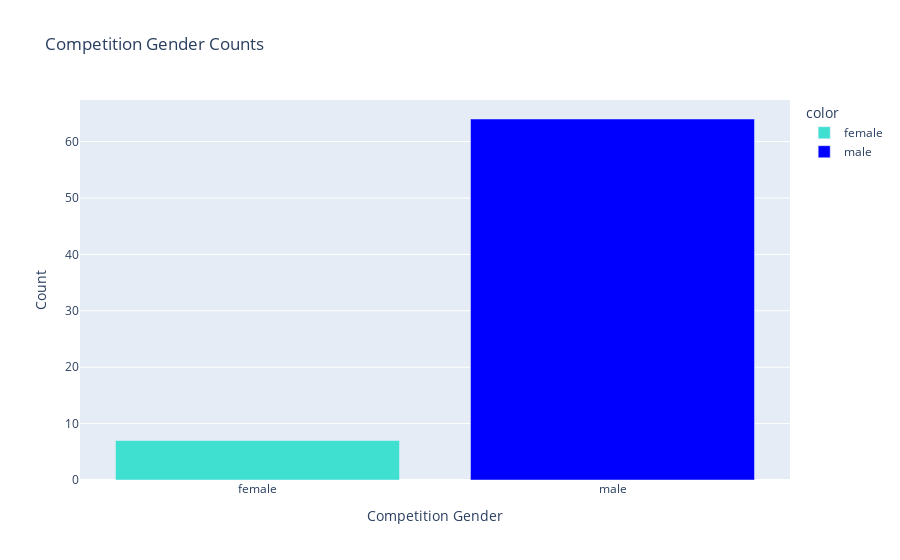
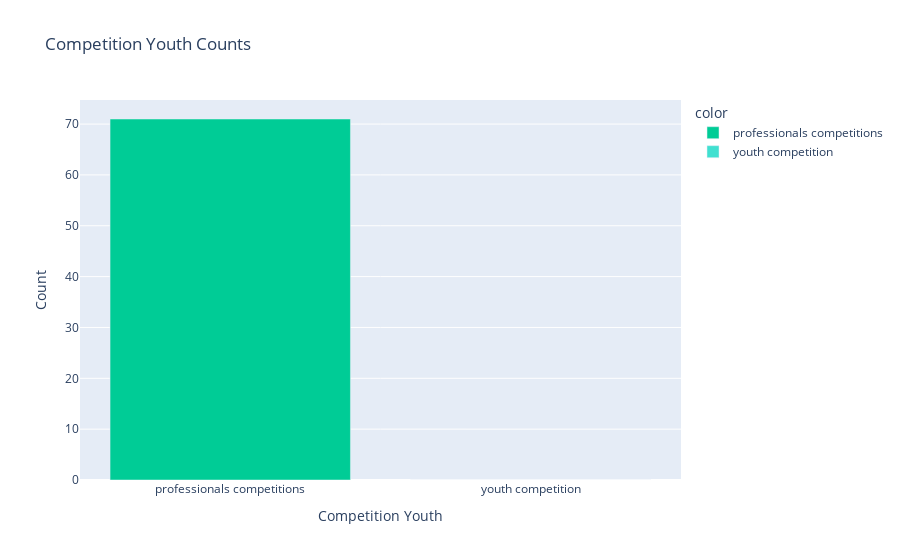

These figures' notebook cell, in order:
### Code cell
gender_data = gender_grouped.collect()
youth_data = youth_grouped.collect()

# Transform youth data, replace boolean values
youth_data_transformed = [
    {'competition_youth': 'youths competitions' if row['competition_youth'] else 'professionals competitions', 'count': row['count']}
    for row in youth_data
]

# Ensure visibility of 0 counts for youth competition
if not any(row['competition_youth'] == 'youth competition' for row in youth_data_transformed):
    youth_data_transformed.append({'competition_youth': 'youth competition', 'count': 0})

# Plotting Gender Data
fig = px.bar(
    x=[row['competition_gender'] for row in gender_data],
    y=[row['count'] for row in gender_data],
    labels={'x': 'Competition Gender', 'y': 'Count'},
    title='Competition Gender Counts',
    color=[row['competition_gender'] for row in gender_data],
    color_discrete_map={'male': 'blue', 'female': 'turquoise'}
)
fig.show()

# Plotting Youth Data
fig = px.bar(
    x=[row['competition_youth'] for row in youth_data_transformed],
    y=[row['count'] for row in youth_data_transformed],
    labels={'x': 'Competition Youth', 'y': 'Count'},
    title='Competition Youth Counts',
    color=[row['competition_youth'] for row in youth_data_transformed],
    color_discrete_map={'opposite of youth competition': 'blue', 'youth competition': 'turquoise'}
)
fig.show()

### Figure 1 — Plotly figure (JSON) as saved in the notebook; plotly's stock layout.template omitted (floating-point values rounded to 4 significant figures)
{"data": [{"alignmentgroup": "True", "hovertemplate": "color=female<br>Competition Gender=%{x}<br>Count=%{y}<extra></extra>", "legendgroup": "female", "marker": {"color": "turquoise", "pattern": {"shape": ""}}, "name": "female", "offsetgroup": "female", "orientation": "v", "showlegend": true, "textposition": "auto", "x": ["female"], "xaxis": "x", "y": [7], "yaxis": "y", "type": "bar"}, {"alignmentgroup": "True", "hovertemplate": "color=male<br>Competition Gender=%{x}<br>Count=%{y}<extra></extra>", "legendgroup": "male", "marker": {"color": "blue", "pattern": {"shape": ""}}, "name": "male", "offsetgroup": "male", "orientation": "v", "showlegend": true, "textposition": "auto", "x": ["male"], "xaxis": "x", "y": [64], "yaxis": "y", "type": "bar"}], "layout": {"xaxis": {"anchor": "y", "domain": [0.0, 1.0], "title": {"text": "Competition Gender"}}, "yaxis": {"anchor": "x", "domain": [0.0, 1.0], "title": {"text": "Count"}}, "legend": {"title": {"text": "color"}, "tracegroupgap": 0}, "title": {"text": "Competition Gender Counts"}, "barmode": "relative"}}

### Figure 2 — Plotly figure (JSON) as saved in the notebook; plotly's stock layout.template omitted (floating-point values rounded to 4 significant figures)
{"data": [{"alignmentgroup": "True", "hovertemplate": "color=professionals competitions<br>Competition Youth=%{x}<br>Count=%{y}<extra></extra>", "legendgroup": "professionals competitions", "marker": {"color": "#00cc96", "pattern": {"shape": ""}}, "name": "professionals competitions", "offsetgroup": "professionals competitions", "orientation": "v", "showlegend": true, "textposition": "auto", "x": ["professionals competitions"], "xaxis": "x", "y": [71], "yaxis": "y", "type": "bar"}, {"alignmentgroup": "True", "hovertemplate": "color=youth competition<br>Competition Youth=%{x}<br>Count=%{y}<extra></extra>", "legendgroup": "youth competition", "marker": {"color": "turquoise", "pattern": {"shape": ""}}, "name": "youth competition", "offsetgroup": "youth competition", "orientation": "v", "showlegend": true, "textposition": "auto", "x": ["youth competition"], "xaxis": "x", "y": [0], "yaxis": "y", "type": "bar"}], "layout": {"xaxis": {"anchor": "y", "domain": [0.0, 1.0], "title": {"text": "Competition Youth"}}, "yaxis": {"anchor": "x", "domain": [0.0, 1.0], "title": {"text": "Count"}}, "legend": {"title": {"text": "color"}, "tracegroupgap": 0}, "title": {"text": "Competition Youth Counts"}, "barmode": "relative"}}
